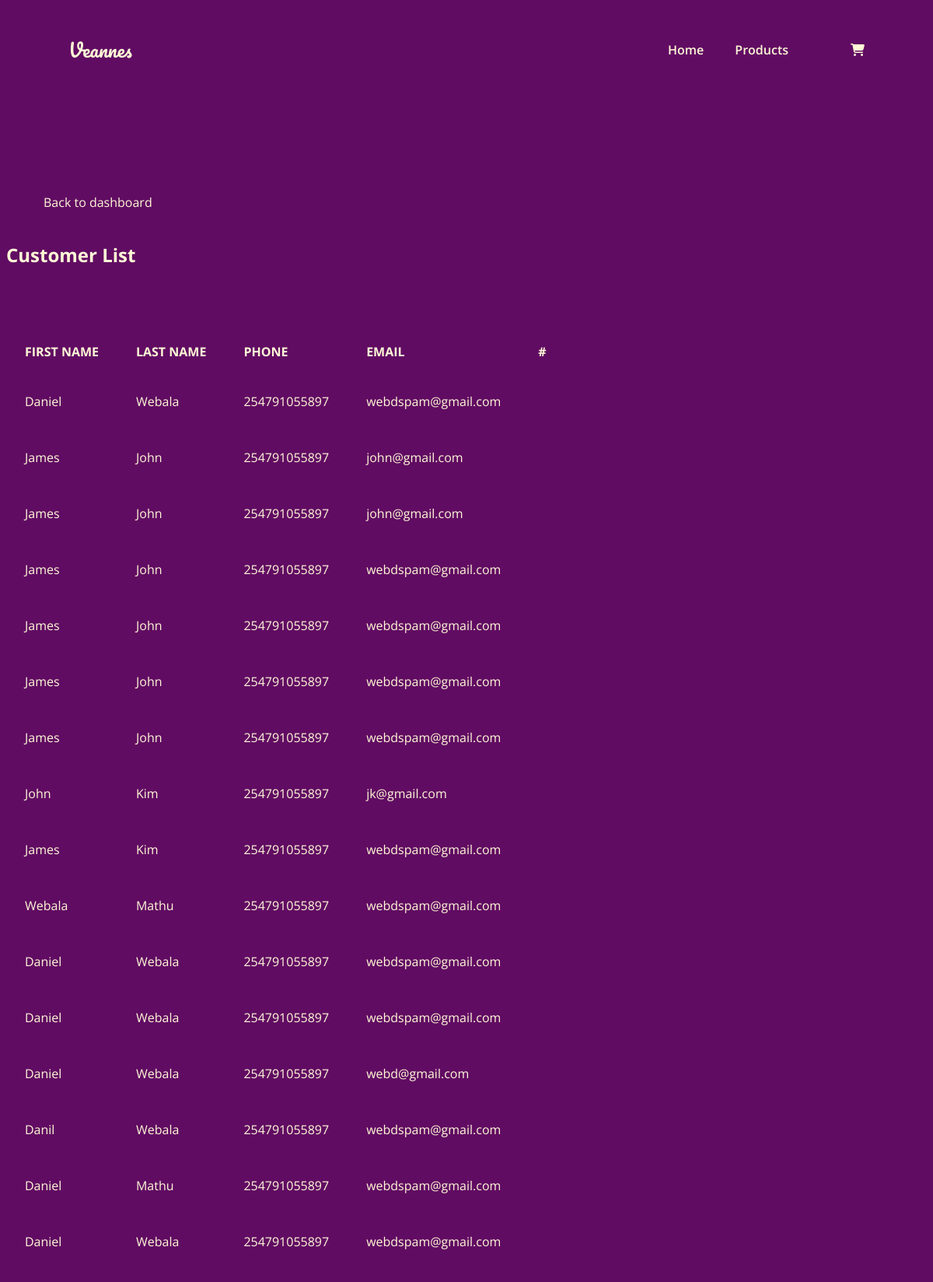
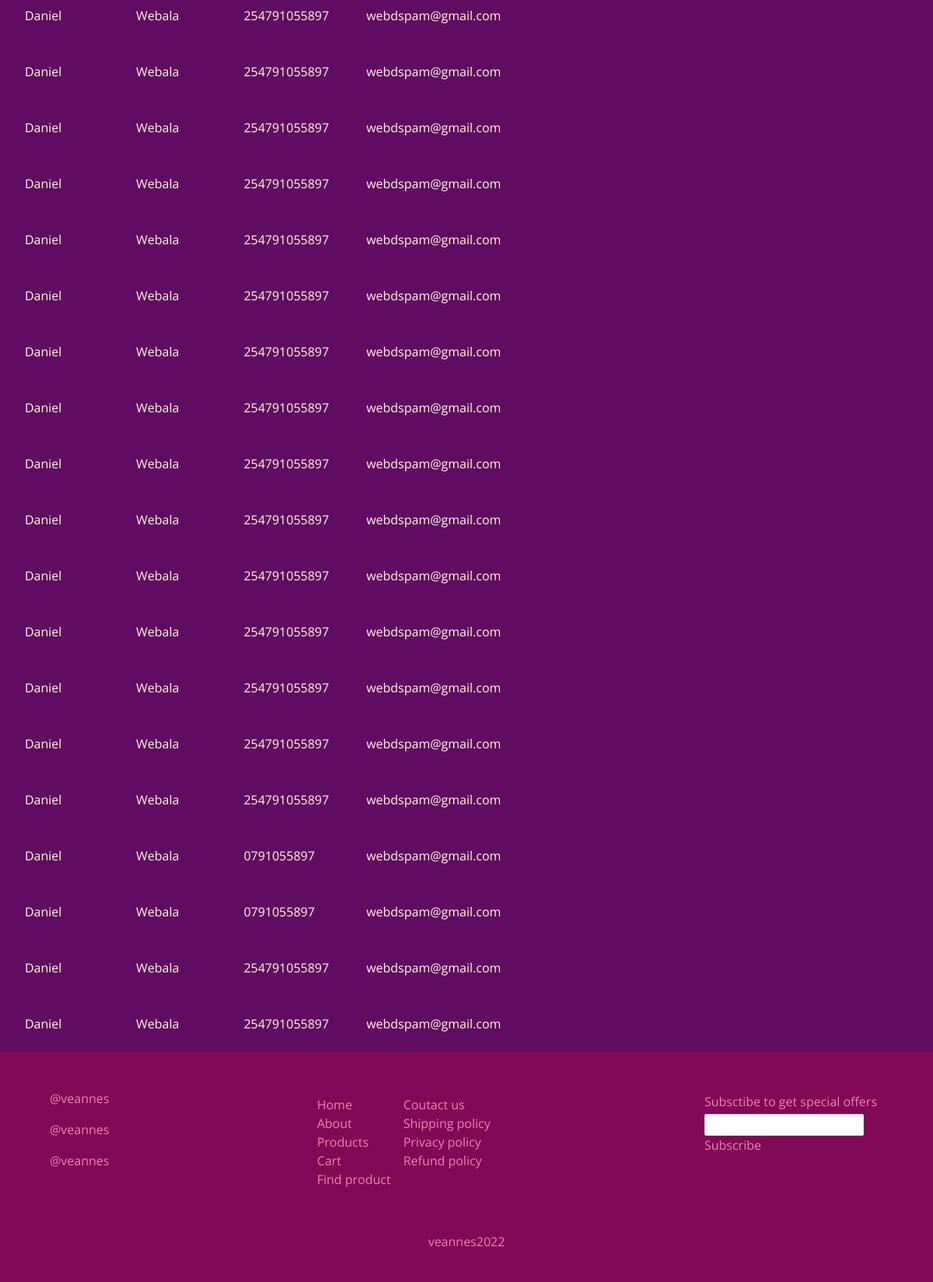
/dashboard/customers (signed in), run on the app's committed database (2 pictures, top to bottom).
### shop/models.py (models this page shows, shortened)
class Customer(models.Model):
    first_name = models.CharField(max_length=20)
    last_name = models.CharField(max_length=20)
    email = models.EmailField()
    phone = models.CharField(max_length=12)

### dashboard/views.py (the view)
# urls.py: path('customers', CustomersView.as_view(), name='customers'),
class CustomersView(LoginRequiredMixin, ListView):
    model = Customer
    template_name = 'dash/customers.html'
    fields = ['first_name', 'last_name', 'phone', 'email']
    context_object_name: str = 'customers'

### dashboard/templates/dash/customers.html (shortened to what this page needs)
{% extends 'base.html' %}
{% block content %}
<div class="customers flex flex-col px-2">
    <div class="flex flex-col items-start mt-20">
        <div class="back flex justify-start items-center cursor-pointer group my-10 relative left-10">
            <a href="/dashboard/" class="ml-2 hover:text-black">Back to dashboard</a>
        </div>
        <h1 class="text-2xl font-bold">Customer List</h1>
        <div class="mt-20">
            <table class="table-auto">
                <thead class="uppercase text-left">
                    <tr>
                        <th class="py-3 px-6">First Name</th>
                        <th class="py-3 px-6">Last Name</th>
                        <th class="py-3 px-6">Phone</th>
                        <th class="py-3 px-6">Email</th>
                        <th class="py-3 px-6">#</th>
                    </tr>
                </thead>
                <tbody>
                    {% for customer in customers %}
                    <tr>
                        <td class="py-4 px-6 ">
                            {{customer.first_name}}
                        </td>
                        <td class="py-4 px-6 ">
                            {{customer.last_name}}
                        </td>
                        <td class="py-4 px-6 ">
                            {{customer.phone}}
                        </td>
                        <td class="py-4 px-6 ">
                            {{customer.email}}
                        </td>
                        <td class="py-4 px-6 ">
                        </td>
                    </tr>
                    {% endfor %}
                </tbody>
            </table>
        </div>
    </div>
</div>
{% endblock %}

### static/css/style.css (style rules this page uses)
body { font-family: 'Open Sans', sans-serif; }

### data on the page
Customer: first_name "Daniel", last_name "Webala", phone "254791055897", email "webdspam@gmail.com"
Customer: first_name "James", last_name "John", phone "254791055897", email "john@gmail.com"
Customer: first_name "James", last_name "John", phone "254791055897", email "john@gmail.com"
Customer: first_name "James", last_name "John", phone "254791055897", email "webdspam@gmail.com"
Customer: first_name "James", last_name "John", phone "254791055897", email "webdspam@gmail.com"
Customer: first_name "James", last_name "John", phone "254791055897", email "webdspam@gmail.com"
Customer: first_name "James", last_name "John", phone "254791055897", email "webdspam@gmail.com"
Customer: first_name "John", last_name "Kim", phone "254791055897", email "jk@gmail.com"
Customer: first_name "James", last_name "Kim", phone "254791055897", email "webdspam@gmail.com"
Customer: first_name "Webala", last_name "Mathu", phone "254791055897", email "webdspam@gmail.com"
Customer: first_name "Daniel", last_name "Webala", phone "254791055897", email "webdspam@gmail.com"
Customer: first_name "Daniel", last_name "Webala", phone "254791055897", email "webdspam@gmail.com"
Customer: first_name "Daniel", last_name "Webala", phone "254791055897", email "webd@gmail.com"
Customer: first_name "Danil", last_name "Webala", phone "254791055897", email "webdspam@gmail.com"
Customer: first_name "Daniel", last_name "Mathu", phone "254791055897", email "webdspam@gmail.com"
Customer: first_name "Daniel", last_name "Webala", phone "254791055897", email "webdspam@gmail.com"
Customer: first_name "Daniel", last_name "Webala", phone "254791055897", email "webdspam@gmail.com"
Customer: first_name "Daniel", last_name "Webala", phone "254791055897", email "webdspam@gmail.com"
Customer: first_name "Daniel", last_name "Webala", phone "254791055897", email "webdspam@gmail.com"
Customer: first_name "Daniel", last_name "Webala", phone "254791055897", email "webdspam@gmail.com"
Customer: first_name "Daniel", last_name "Webala", phone "254791055897", email "webdspam@gmail.com"
Customer: first_name "Daniel", last_name "Webala", phone "254791055897", email "webdspam@gmail.com"
Customer: first_name "Daniel", last_name "Webala", phone "254791055897", email "webdspam@gmail.com"
Customer: first_name "Daniel", last_name "Webala", phone "254791055897", email "webdspam@gmail.com"
Customer: first_name "Daniel", last_name "Webala", phone "254791055897", email "webdspam@gmail.com"
Customer: first_name "Daniel", last_name "Webala", phone "254791055897", email "webdspam@gmail.com"
Customer: first_name "Daniel", last_name "Webala", phone "254791055897", email "webdspam@gmail.com"
Customer: first_name "Daniel", last_name "Webala", phone "254791055897", email "webdspam@gmail.com"
Customer: first_name "Daniel", last_name "Webala", phone "254791055897", email "webdspam@gmail.com"
Customer: first_name "Daniel", last_name "Webala", phone "254791055897", email "webdspam@gmail.com"
Customer: first_name "Daniel", last_name "Webala", phone "254791055897", email "webdspam@gmail.com"
Customer: first_name "Daniel", last_name "Webala", phone "0791055897", email "webdspam@gmail.com"
Customer: first_name "Daniel", last_name "Webala", phone "0791055897", email "webdspam@gmail.com"
Customer: first_name "Daniel", last_name "Webala", phone "254791055897", email "webdspam@gmail.com"
Customer: first_name "Daniel", last_name "Webala", phone "254791055897", email "webdspam@gmail.com"
